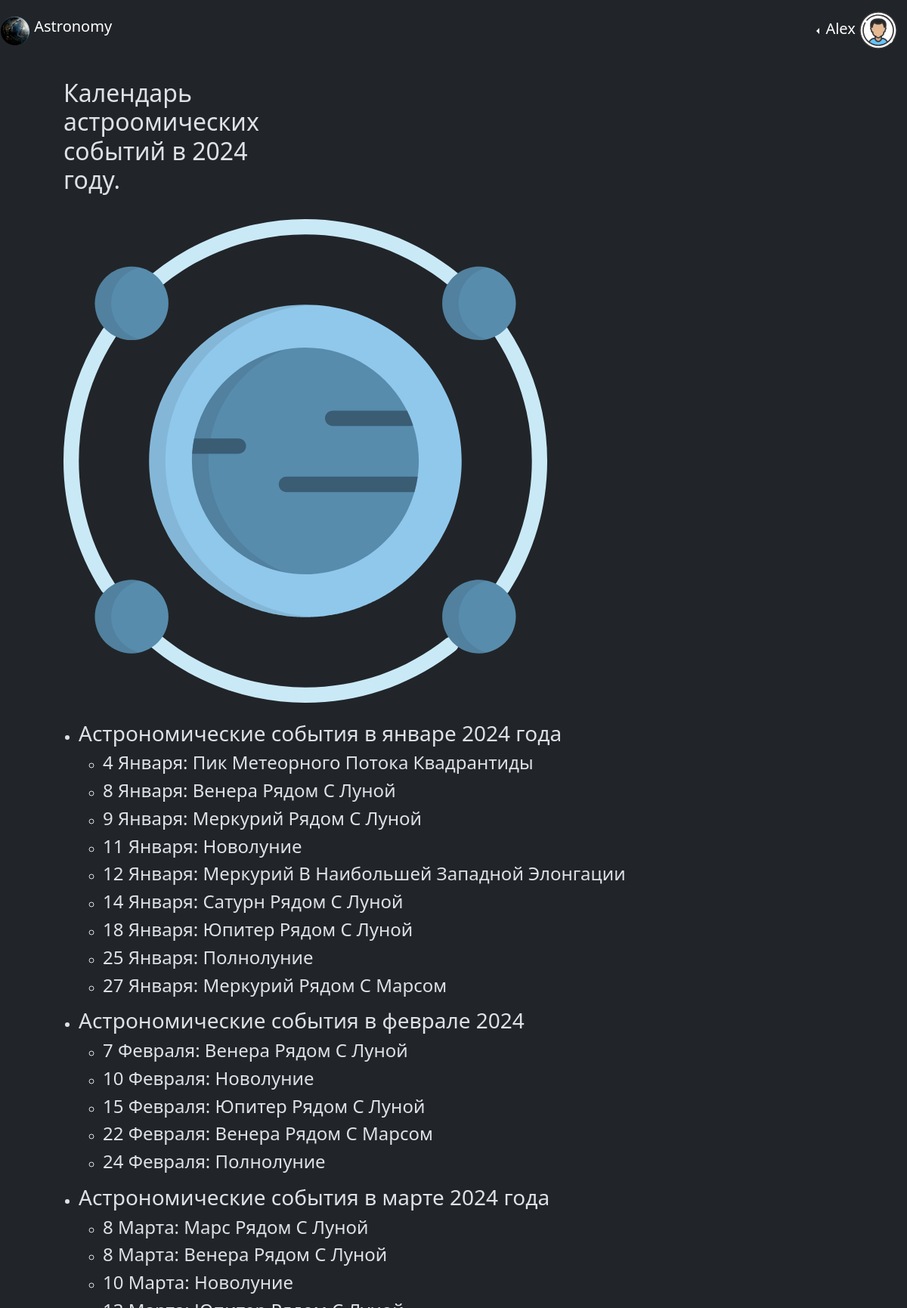
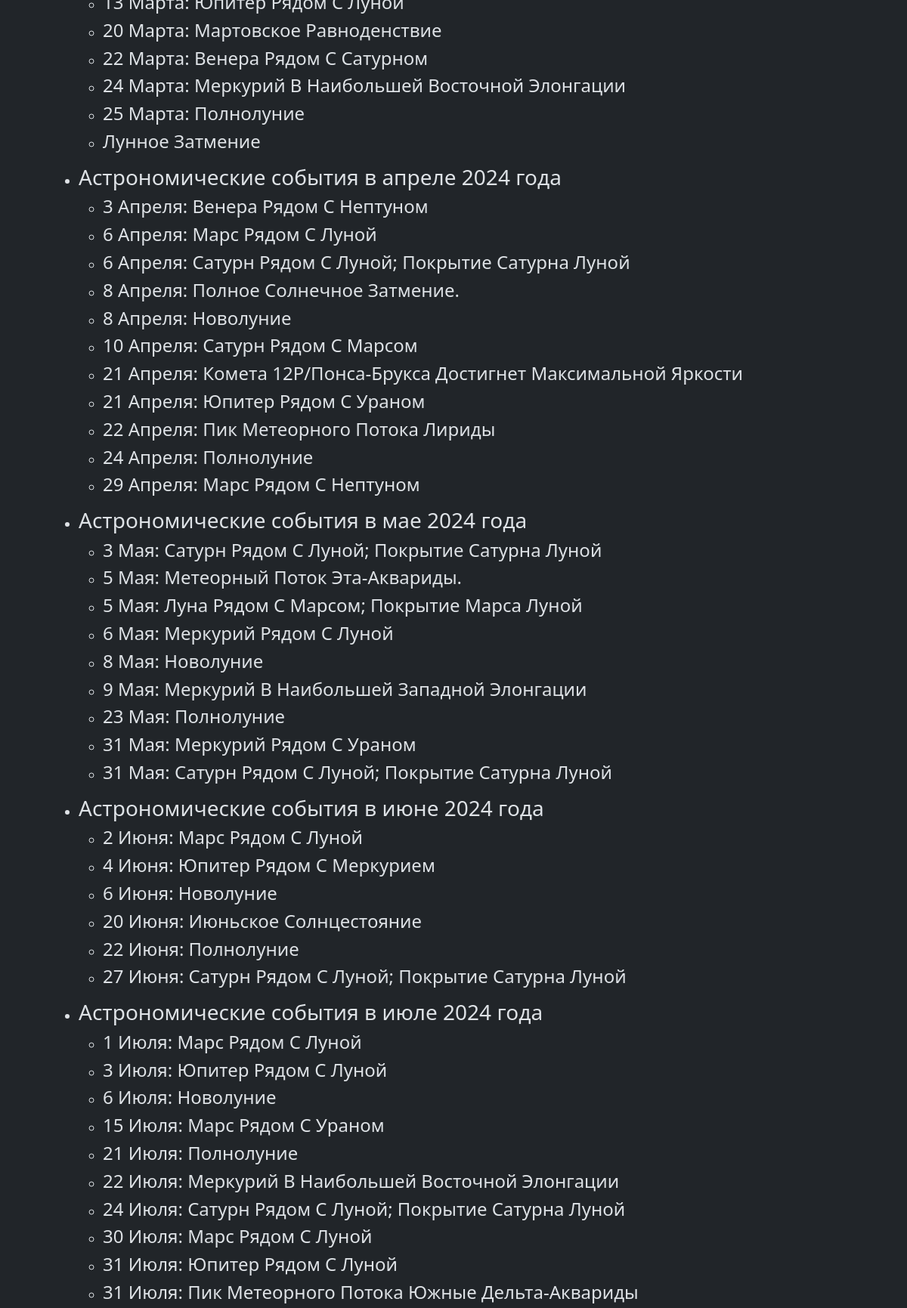
The page /astronomy-site/astronomical-calendar (signed in, upper part) on the database its author committed (2 pictures, top to bottom).
### data/users.py (models this page shows, shortened)
class User(SqlAlchemyBase, UserMixin):
    __tablename__ = 'users'
    id = sqlalchemy.Column(
        sqlalchemy.Integer, primary_key=True, autoincrement=True)
    username = sqlalchemy.Column(
        sqlalchemy.Integer, unique=True, index=True, nullable=False)
    email = sqlalchemy.Column(sqlalchemy.String, unique=True, nullable=False)
    profile_image = sqlalchemy.Column(sqlalchemy.String, nullable=False)
    age = sqlalchemy.Column(sqlalchemy.Integer)
    gender = sqlalchemy.Column(sqlalchemy.String)
    hashed_password = sqlalchemy.Column(sqlalchemy.String)
    created_date = sqlalchemy.Column(
        sqlalchemy.DateTime, default=dt.datetime.now)

### data/events.py (models this page shows)
class Events(SqlAlchemyBase):
    __tablename__ = "astronomical_events"
    id = sqlalchemy.Column(sqlalchemy.Integer, autoincrement=True, primary_key=True)
    date_of_event = sqlalchemy.Column(sqlalchemy.String)
    events = sqlalchemy.Column(sqlalchemy.String)

### main_file.py (the view)
@app.route("/astronomy-site/astronomical-calendar", methods=['GET', 'POST'])
@login_required
def astro_calendar():  # Функция с созданием страницы астрономического календаря.
    global_init("db/astronomy_site_users.db")
    session = create_session()
    events_dict = {}
    for info in session.query(Events).all():
        events_dict[info.date_of_event] = info.events.split(", ")
    return render_template("astronomy_calendar.html", title="Astronomical calendar", events_dict=events_dict)

### data/db_session.py (called while the page is built, shortened)
def global_init(db_file: str) -> None:
    global __factory
    if __factory:
        return

def create_session() -> Session:
    global __factory
    return __factory()

### main_file.py (called while the page is built)
@login_manager.user_loader
def load_user(user_id):
    global_init("db/astronomy_site_users.db")
    db_session = create_session()
    return db_session.query(User).get(user_id)

### templates/astronomy_calendar.html
{%extends "base.html"%}
{%block content%}
<div class="container" style="margin-left: 0; padding-left: 0;">
    <div class="container-fluid">
        <h2>Календарь<br>
            астроомических<br>
            событий в 2024 <br>
            году.</h2>
            <br>
        <div class="right-image">
            <img src="/static//images/galaxy.svg" alt="" style="max-width: 70%; max-height: 70%;">
        </div>
        <br>
    </div>
    {%for key, value in events_dict.items()%}
    <ul>
        <li><h3>{{key}}</h3></li>
        <ul>
        {%for val in value%}
        <li><h4>{{val}}</h4></li>
        {%endfor%}
        </ul>
    </ul>
    {%endfor%}
</div>
{%endblock%}

### templates/base.html (shortened to what this page needs)
<!DOCTYPE html>
<html lang="en" data-bs-theme="dark">
  <head>
    <link
      href="https://cdn.jsdelivr.net/npm/bootstrap@5.3.3/dist/css/bootstrap.min.css"
      rel="stylesheet"
    />
    <link rel="stylesheet" href="/static/css/style._for_main_page.css" />
  </head>
  <body>
    <header class="fixed-top mb-5 bg-dark">
      <nav class="navbar navbar-expand-sm justify-content-start" style="padding-right: 10vw;">
        <a href="/astronomy-site" class="navbar-brand" style="font-size: 20px;">
          <img
            src="/static/images/logo.png"
            alt=""
            class="d-inline-block align-text-top"
          />
          Astronomy
        </a>
      </nav>
      <nav class="navbar navbar-expand-sm justify-content-end">
        <ul class="navbar-nav">
          <li class="nav-item">
            {%if current_user.is_authenticated%}
            <div class="dropdown dropstart text-end">
              <button type="button" class="btn btn-dark dropdown-toggle bg-dark text-white" data-bs-toggle="dropdown">
                <span style="font-size: 20px;">{{current_user.username}} <img class="rounded-circle" src={{current_user.profile_image}} alt="" style="width: 50px; height: 50px;"></span>
              </button>
            </div>
            {%else%}
            <a class="navbar-brand" href="/astronomy-site/sign_in"
                >Sign in</a
              >
            {%endif%}
          </li>
        </ul>
      </nav>
    </header>
    <main role="main" class="container mt-5">{%block content%}{%endblock%}</main>
  </body>
</html>

### static/css/style._for_main_page.css (style rules this page uses)
header { max-width: 100vw; max-height: 100vh; display: flex; justify-content: space-between; position: sticky; }
header nav { max-width: 100%; }
main { max-width: 100%; max-height: 100%; }
.container { margin-top: 13vh; max-width: 90%; max-height: 90%; }
.right-image { max-width: 100%; max-height: 100%; overflow-y: auto; animation: slideFromRight 1s ease forwards; }

### rows shown on the page
User: username "Alex", profile_image (picture)
Events: date_of_event "Астрономические события в январе 2024 года", value "4 Января: Пик Метеорного Потока Квадрантиды" "8 Января: Венера Рядом С Луной" "9 Января: Меркурий Рядом С Луной" "11 Января: Новолуние" "12 Января: Меркурий В Наибольшей Западной Элонгации" "14 Января: Сатурн Рядом С Луной" "18 Января: Юпитер Рядом С Луной" "25 Января: Полнолуние" "27 Января: Меркурий Рядом С Марсом"
Events: date_of_event "Астрономические события в феврале 2024", value "7 Февраля: Венера Рядом С Луной" "10 Февраля: Новолуние" "15 Февраля: Юпитер Рядом С Луной" "22 Февраля: Венера Рядом С Марсом" "24 Февраля: Полнолуние"
Events: date_of_event "Астрономические события в марте 2024 года", value "8 Марта: Марс Рядом С Луной" "8 Марта: Венера Рядом С Луной" "10 Марта: Новолуние" "13 Марта: Юпитер Рядом С Луной" "20 Марта: Мартовское Равноденствие" "22 Марта: Венера Рядом С Сатурном" "24 Марта: Меркурий В Наибольшей Восточной Элонгации" "25 Марта: Полнолуние" "Лунное Затмение"
Events: date_of_event "Астрономические события в апреле 2024 года", value "3 Апреля: Венера Рядом С Нептуном" "6 Апреля: Марс Рядом С Луной" "6 Апреля: Сатурн Рядом С Луной; Покрытие Сатурна Луной" "8 Апреля: Полное Солнечное Затмение." "8 Апреля: Новолуние" "10 Апреля: Сатурн Рядом С Марсом" "21 Апреля: Комета 12P/Понса-Брукса Достигнет Максимальной Яркости" "21 Апреля: Юпитер Рядом С Ураном" "22 Апреля: Пик Метеорного Потока Лириды" "24 Апреля: Полнолуние" "29 Апреля: Марс Рядом С Нептуном"
Events: date_of_event "Астрономические события в мае 2024 года", value "3 Мая: Сатурн Рядом С Луной; Покрытие Сатурна Луной" "5 Мая: Метеорный Поток Эта-Аквариды." "5 Мая: Луна Рядом С Марсом; Покрытие Марса Луной" "6 Мая: Меркурий Рядом С Луной" "8 Мая: Новолуние" "9 Мая: Меркурий В Наибольшей Западной Элонгации" "23 Мая: Полнолуние" "31 Мая: Меркурий Рядом С Ураном" "31 Мая: Сатурн Рядом С Луной; Покрытие Сатурна Луной"
Events: date_of_event "Астрономические события в июне 2024 года", value "2 Июня: Марс Рядом С Луной" "4 Июня: Юпитер Рядом С Меркурием" "6 Июня: Новолуние" "20 Июня: Июньское Солнцестояние" "22 Июня: Полнолуние" "27 Июня: Сатурн Рядом С Луной; Покрытие Сатурна Луной"
Events: date_of_event "Астрономические события в июле 2024 года", value "1 Июля: Марс Рядом С Луной" "3 Июля: Юпитер Рядом С Луной" "6 Июля: Новолуние" "15 Июля: Марс Рядом С Ураном" "21 Июля: Полнолуние" "22 Июля: Меркурий В Наибольшей Восточной Элонгации" "24 Июля: Сатурн Рядом С Луной; Покрытие Сатурна Луной" "30 Июля: Марс Рядом С Луной" "31 Июля: Юпитер Рядом С Луной" "31 Июля: Пик Метеорного Потока Южные Дельта-Аквариды"
